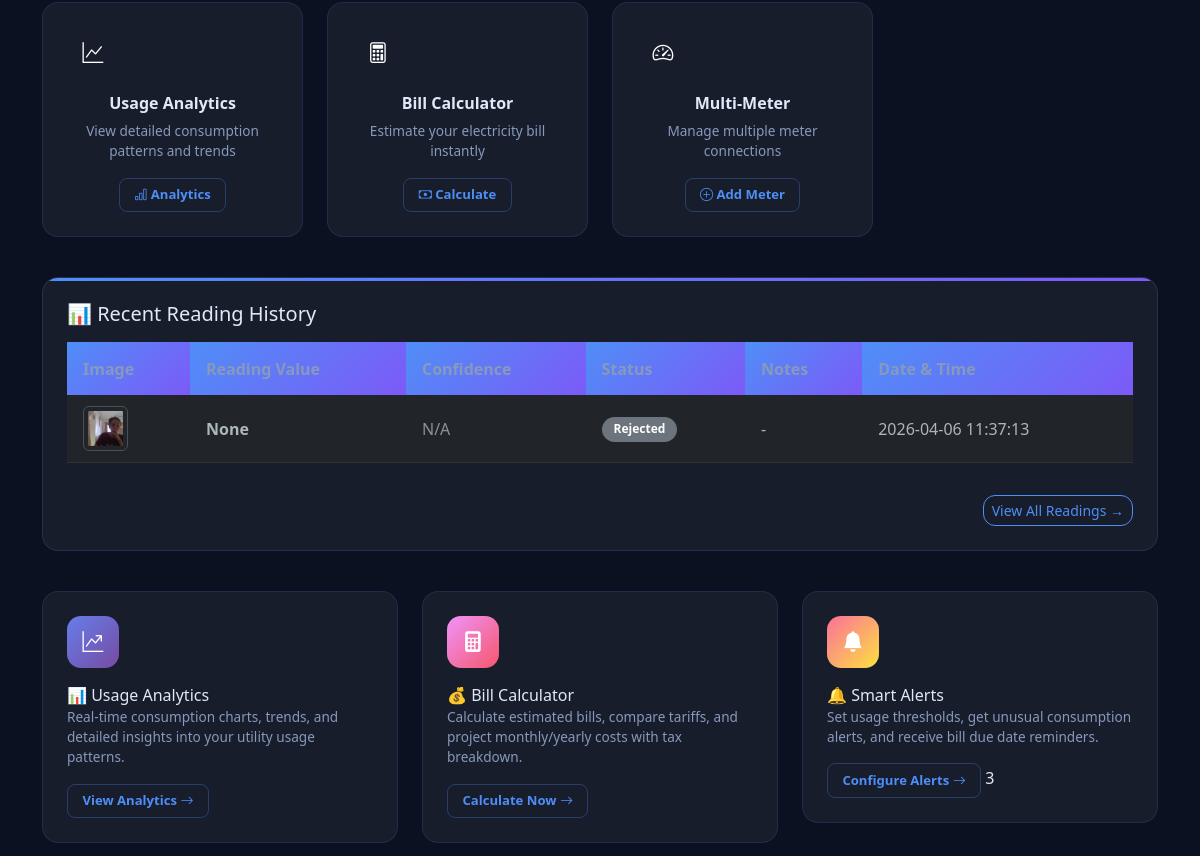
The page /dashboard (signed in, middle part) on the database as committed earlier.
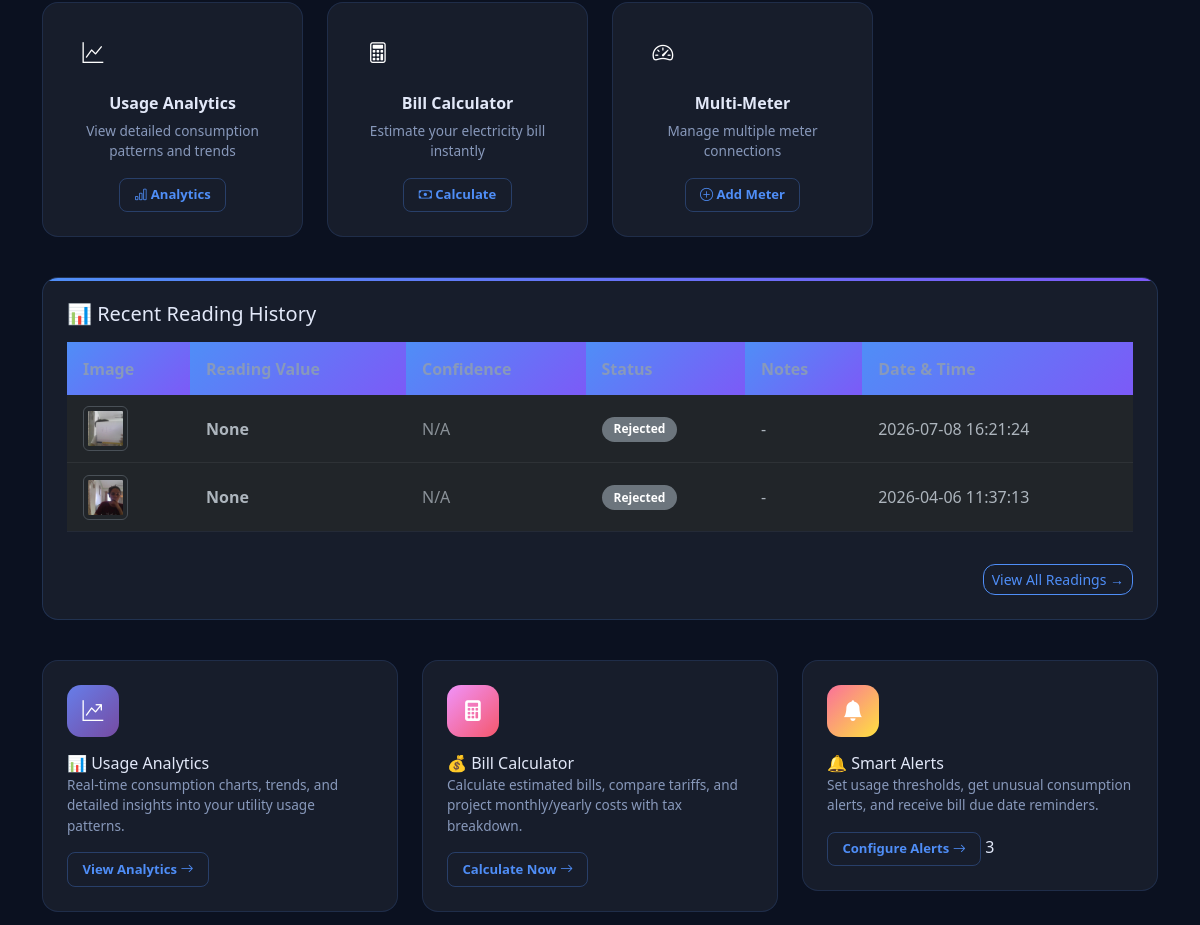
The same page on the database as committed later.
### tables this page shows
CREATE TABLE readings (
                id INTEGER PRIMARY KEY AUTOINCREMENT,
                user_id INTEGER NOT NULL,
                image_path TEXT NOT NULL,
                reading_value TEXT,
                timestamp DATETIME DEFAULT CURRENT_TIMESTAMP, confidence REAL, debug_image TEXT, status TEXT DEFAULT 'auto', notes TEXT,
                FOREIGN KEY (user_id) REFERENCES users (id)
            );

### app.py (the view)
@app.route('/dashboard')
@login_required
def dashboard():
    conn = get_db_connection()
    try:
        c = conn.cursor()
        c.execute("""
            SELECT id, reading_value, confidence, status, notes, timestamp, image_path
            FROM readings
            WHERE user_id = ?
            ORDER BY timestamp DESC
            LIMIT 10
        """, (current_user.id,))
        recent_readings = c.fetchall()
        c.execute("""
            SELECT AVG(CAST(reading_value AS REAL)) as current_month_avg,
                   COUNT(*) as current_month_count,
                   MAX(CAST(reading_value AS REAL)) as current_month_max,
                   MIN(CAST(reading_value AS REAL)) as current_month_min
            FROM readings
            WHERE user_id = ?
            AND strftime('%Y-%m', timestamp) = strftime('%Y-%m', 'now')
        """, (current_user.id,))
        current_stats = c.fetchone()
        c.execute("""
            SELECT AVG(CAST(reading_value AS REAL)) as prev_month_avg
            FROM readings
            WHERE user_id = ?
            AND strftime('%Y-%m', timestamp) = strftime('%Y-%m', date('now', '-1 month'))
        """, (current_user.id,))
        prev_stats = c.fetchone()
        current_avg = current_stats['current_month_avg'] if current_stats['current_month_avg'] else 0
        prev_avg = prev_stats['prev_month_avg'] if prev_stats['prev_month_avg'] else 0
        estimated_bill = current_avg * 4.50 if current_avg else 0  # Base rate
        usage_change = 0
        if prev_avg > 0:
            usage_change = ((current_avg - prev_avg) / prev_avg) * 100
        c.execute("""
            SELECT strftime('%Y-%m', timestamp) as month,
                   AVG(CAST(reading_value AS REAL)) as avg_reading,
                   COUNT(*) as reading_count
            FROM readings
            WHERE user_id = ?
            AND timestamp >= date('now', '-6 months')
            GROUP BY strftime('%Y-%m', timestamp)
            ORDER BY month
        """, (current_user.id,))
        monthly_data = []
        for row in c.fetchall():
            monthly_data.append({
                'month': row['month'],
                'avg_reading': round(row['avg_reading'], 2) if row['avg_reading'] else 0,
                'reading_count': row['reading_count']
            })
        dashboard_data = {
            'recent_readings': [dict(reading) for reading in recent_readings],
            'current_month_avg': round(current_avg, 2),
            'current_month_count': current_stats['current_month_count'] or 0,
            'current_month_max': round(current_stats['current_month_max'], 2) if current_stats['current_month_max'] else 0,
            'estimated_bill': round(estimated_bill, 2),
            'usage_change': round(usage_change, 1),
            'monthly_data': monthly_data,
            'efficiency_score': 'A+' if usage_change < 0 else 'B' if usage_change < 10 else 'C'
        }
        return render_template("dashboard.html", **dashboard_data)
    finally:
        conn.close()

### app.py (called while the page is built)
def get_db_connection():
    try:
        conn = sqlite3.connect(DB_FILE)
        conn.row_factory = sqlite3.Row
        return conn
    except sqlite3.DatabaseError as e:
        print(f"Database error: {e}")
        init_db()
        conn = sqlite3.connect(DB_FILE)
        conn.row_factory = sqlite3.Row
        return conn

### templates/dashboard.html (shortened to what this page needs)
{% extends "base.html" %}
{% block content %}
<div class="dashboard-container">
    <div class="container-fluid">
        <div class="row mb-4">
            <div class="col-lg-3 col-md-6">
                <div class="tool-card text-center" onclick="showAnalytics()">
                    <div class="tool-icon">
                        <i class="bi bi-graph-up"></i>
                    </div>
                    <h6>Usage Analytics</h6>
                    <p class="tool-description">View detailed consumption patterns and trends</p>
                    <button class="tool-btn">
                        <i class="bi bi-bar-chart"></i> Analytics
                    </button>
                </div>
            </div>
            <div class="col-lg-3 col-md-6">
                <div class="tool-card text-center" onclick="showBillCalculator()">
                    <div class="tool-icon">
                        <i class="bi bi-calculator"></i>
                    </div>
                    <h6>Bill Calculator</h6>
                    <p class="tool-description">Estimate your electricity bill instantly</p>
                    <button class="tool-btn">
                        <i class="bi bi-cash"></i> Calculate
                    </button>
                </div>
            </div>
            <div class="col-lg-3 col-md-6">
                <div class="tool-card text-center" onclick="showMultiMeter()">
                    <div class="tool-icon">
                        <i class="bi bi-speedometer2"></i>
                    </div>
                    <h6>Multi-Meter</h6>
                    <p class="tool-description">Manage multiple meter connections</p>
                    <button class="tool-btn">
                        <i class="bi bi-plus-circle"></i> Add Meter
                    </button>
                </div>
            </div>
        </div>
        <div class="row mb-4">
            <div class="col-12">
                <div class="stats-card">
                    <h5 class="mb-3">📊 Recent Reading History</h5>
                    {% if recent_readings %}
                        <div class="table-responsive">
                            <table class="table table-hover">
                                <thead>
                                    <tr>
                                        <th>Image</th>
                                        <th>Reading Value</th>
                                        <th>Confidence</th>
                                        <th>Status</th>
                                        <th>Notes</th>
                                        <th>Date & Time</th>
                                    </tr>
                                </thead>
                                <tbody>
                                    {% for reading in recent_readings %}
                                    <tr>
                                        <td>
                                            {% if reading.image_path %}
                                                <img src="{{ url_for('static', filename='uploads/' + reading.image_path) }}"
                                                     class="rounded img-thumbnail dashboard-thumbnail"
                                                     style="width: 45px; height: 45px; object-fit: cover; cursor: zoom-in;"
                                                     data-image="{{ reading.image_path }}"
                                                     alt="Meter Thumbnail">
                                            {% else %}
                                                <span class="text-muted">N/A</span>
                                            {% endif %}
                                        </td>
                                        <td><strong>{{ reading.reading_value }}</strong></td>
                                        <td>
                                            {% if reading.confidence %}
                                                {% set conf = reading.confidence %}
                                                {% set conf_percent = (conf * 100)|round|int %}
                                                {% set bar_class = 'bg-success' if conf > 0.8 else ('bg-warning' if conf > 0.6 else 'bg-danger') %}
                                                <div class="progress" style="height: 20px;">
                                                    <div class="progress-bar {{ bar_class }}"
                                                         data-width="{{ conf_percent }}%">
                                                        {{ conf_percent }}%
                                                    </div>
                                                </div>
                                            {% else %}
                                                <span class="text-muted">N/A</span>
                                            {% endif %}
                                        </td>
                                        <td>
                                            <span class="badge {% if reading.status == 'auto' %}bg-primary{% elif reading.status == 'manual' %}bg-success{% else %}bg-secondary{% endif %}">
                                                {{ reading.status|title }}
                                            </span>
                                        </td>
                                        <td>{{ reading.notes or '-' }}</td>
                                        <td>{{ reading.timestamp }}</td>
                                    </tr>
                                    {% endfor %}
                                </tbody>
                            </table>
                        </div>
                        <div class="text-end mt-3">
                            <a href="{{ url_for('readings') }}" class="btn btn-outline-primary btn-sm">View All Readings →</a>
                        </div>
                    {% else %}
                        <div class="text-center py-4">
                            <i class="bi bi-graph-up display-4 text-muted"></i>
                            <p class="text-muted mt-2">No readings yet. Start by scanning your first meter!</p>
                            <a href="{{ url_for('capture') }}" class="btn btn-primary">Scan Meter Now</a>
                        </div>
                    {% endif %}
                </div>
            </div>
        </div>
        <div class="row">
            <div class="col-lg-4 col-md-6">
                <div class="tool-card">
                    <div class="tool-icon" style="background: linear-gradient(135deg, #667eea, #764ba2);">
                        <i class="bi bi-graph-up-arrow"></i>
                    </div>
                    <div class="tool-title">📊 Usage Analytics</div>
                    <div class="tool-description">Real-time consumption charts, trends, and detailed insights into your utility usage patterns.</div>
                    <button class="tool-btn" onclick="showAnalytics()">
                        View Analytics <i class="bi bi-arrow-right"></i>
                    </button>
                </div>
            </div>
            <div class="col-lg-4 col-md-6">
                <div class="tool-card">
                    <div class="tool-icon" style="background: linear-gradient(135deg, #f093fb, #f5576c);">
                        <i class="bi bi-calculator-fill"></i>
                    </div>
                    <div class="tool-title">💰 Bill Calculator</div>
                    <div class="tool-description">Calculate estimated bills, compare tariffs, and project monthly/yearly costs with tax breakdown.</div>
                    <button class="tool-btn" onclick="showBillCalculator()">
                        Calculate Now <i class="bi bi-arrow-right"></i>
                    </button>
                </div>
            </div>
            <div class="col-lg-4 col-md-6">
                <div class="tool-card">
                    <div class="tool-icon" style="background: linear-gradient(135deg, #fa709a, #fee140);">
                        <i class="bi bi-bell-fill"></i>
                    </div>
                    <div class="tool-title">🔔 Smart Alerts</div>
                    <div class="tool-description">Set usage thresholds, get unusual consumption alerts, and receive bill due date reminders.</div>
                    <button class="tool-btn" onclick="showUsageAlerts()">
                        Configure Alerts <i class="bi bi-arrow-right"></i>
                    </button>
                    <span class="notification-badge">3</span>
                </div>
            </div>
        </div>
    </div>
</div>
{% endblock %}

### templates/base.html (shortened to what this page needs)
<!DOCTYPE html>
<html lang="en" data-bs-theme="dark">
<head>
    <link href="https://cdn.jsdelivr.net/npm/bootstrap@5.3.0/dist/css/bootstrap.min.css" rel="stylesheet">
    <link rel="stylesheet" href="https://cdn.jsdelivr.net/npm/bootstrap-icons@1.11.0/font/bootstrap-icons.css">
</head>
<body>
    <div class="container mt-4 page-content">
        {% block content %}{% endblock %}
    </div>
</body>
</html>

### templates/base.html (style rules this page uses)
:root { --primary-color: #4f8ef7; --accent-color: #7c5af7; --teal: #00cfff; --primary-gradient: linear-gradient(135deg,#4f8ef7 0%,#7c5af7 100%); --accent-gradient: linear-gradient(135deg,#00cfff 0%,#4f8ef7 100%); --success-gradient: linear-gradient(135deg,#11998e 0%,#38ef7d 100%); --warning-gradient: linear-gradient(135deg,#f7971e 0%,#ffd200 100%); --info-gradient: linear-gradient(135deg,#4facfe 0%,#00f2fe 100%); --bg-deep: #0b1120; --bg-mid: #111827; --surface: rgba(255,255,255,0.05); --card-bg: rgba(255,255,255,0.05); --border: rgba(79,142,247,0.18); --text: #e2e8f8; --muted: #8899bb; --nav-bg: rgba(11,17,32,0.72); --nav-bg-scrolled: rgba(11,17,32,0.92); --shadow-sm: 0 2px 8px rgba(0,0,0,0.3); --shadow-md: 0 4px 20px rgba(0,0,0,0.4); --shadow-lg: 0 12px 40px rgba(0,0,0,0.5); --border-radius: 12px; --border-radius-lg: 20px; --dark-color: #e2e8f8; --white: #ffffff; --light-color:#1e293b; --modal-bg: #111827; }
html { scroll-behavior: smooth; }
body { background: var(--bg-deep); min-height: 100vh; font-family: 'Segoe UI', system-ui, sans-serif; color: var(--text); transition: background 0.3s ease, color 0.3s ease; }
.btn-outline-primary { border-color: var(--primary-color); color: var(--primary-color); border-radius: var(--border-radius); }
a { color: var(--primary-color); }
.page-content { animation: fadeInUp 0.5s ease-out both; }
.table { color: var(--text); }
.table thead th { border-color: var(--border); color: var(--muted); }
.table td, .table th { border-color: rgba(255,255,255,0.06); }

### templates/dashboard.html (style rules this page uses)
.dashboard-container { background: transparent; min-height: calc(100vh - 68px); padding: 0; margin: -1.5rem -12px 0; }
.stats-card { background: var(--card-bg); border: 1px solid var(--border); border-radius: 16px; padding: 1.5rem; margin-bottom: 1rem; backdrop-filter: blur(10px); transition: transform 0.3s ease, box-shadow 0.3s ease, border-color 0.3s ease; position: relative; overflow: hidden; animation: fadeInUp 0.5s ease-out both; cursor: default; }
.stats-card::before { content: ''; position: absolute; top: 0; left: 0; right: 0; height: 3px; background: linear-gradient(135deg,#4f8ef7,#7c5af7); }
.stats-card:nth-child(1) { animation-delay:.05s }
.tool-card { background: rgba(255,255,255,0.05); border: 1px solid rgba(79,142,247,0.15); border-radius: 16px; padding: 1.5rem; margin-bottom: 1rem; backdrop-filter: blur(8px); transition: transform 0.3s ease, box-shadow 0.3s ease, border-color 0.3s ease; cursor: pointer; animation: fadeInUp 0.55s ease-out both; }
.tool-card h6 { color: #e2e8f8; font-weight: 700; }
.tool-description { color: #8899bb; font-size: 0.85rem; margin-bottom: 1rem; }
.tool-icon { width: 52px; height: 52px; border-radius: 14px; display: flex; align-items: center; justify-content: center; font-size: 1.3rem; color: #fff; margin-bottom: 0.9rem; transition: transform 0.3s ease; }
.tool-btn { background: transparent; border: 1px solid rgba(79,142,247,0.3); color: #4f8ef7; border-radius: 8px; padding: 0.4rem 0.9rem; font-size: 0.82rem; font-weight: 600; transition: all 0.25s; }
.table { color: #e2e8f8; }
.table th { background: linear-gradient(135deg,#4f8ef7,#7c5af7); color: #fff; font-weight: 600; border: none; padding: 0.9rem 1rem; }
.table td { padding: 0.7rem 1rem; border-color: rgba(255,255,255,0.06); vertical-align: middle; }
.table tbody tr { transition: background 0.2s; }
.badge { font-weight: 700; padding: 0.4rem 0.75rem; border-radius: 20px; }

Rows that differ between the two databases and show on the page:
added readings: image_path (picture), reading_value "None", confidence "N/A", status "Rejected", notes "-", timestamp "2026-07-08 16:21:24"
